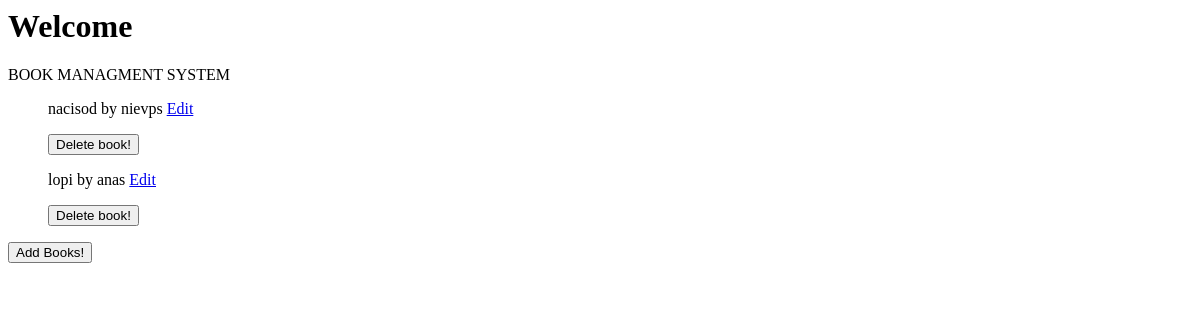
Before: / with the older database file.
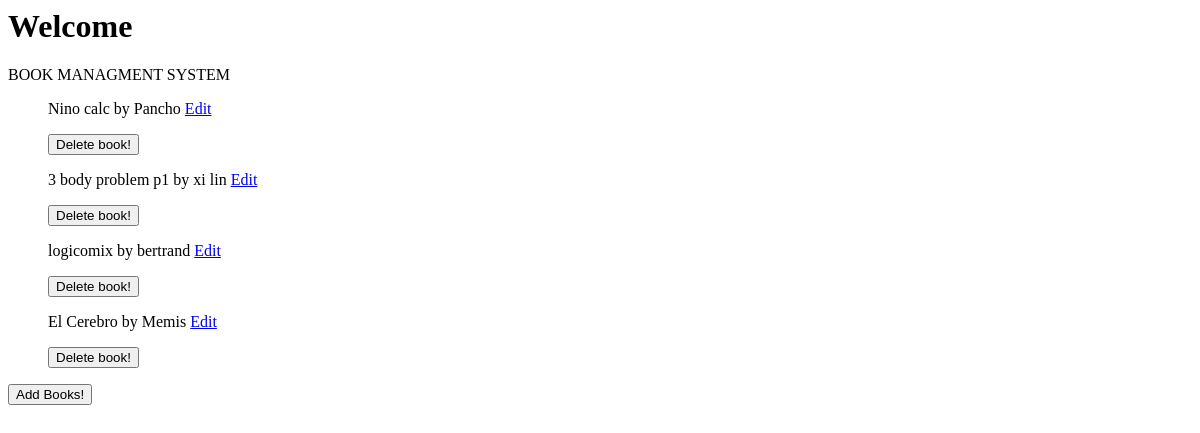
After: the same page with the newer database file.
### tables this page shows
CREATE TABLE books (
                   id INTEGER PRIMARY KEY AUTOINCREMENT,
                   title TEXT NOT NULL,
                   author TEXT NOT NULL
        );

### p1.py (the view)
@app.route('/')
def home():
    books= get_all_books()
    return render_template("index.html", books=books)

### database.py (called while the page is built)
def get_all_books():
    conn = get_connection()
    cursor = conn.cursor()
    cursor.execute("SELECT id, title, author FROM books")
    books = cursor.fetchall()
    conn.close()
    return books

def get_connection():
    conn = sqlite3.connect("books.db")
    return conn

### templates/index.html
<h1>Welcome</h1>
<p>BOOK MANAGMENT SYSTEM</p>
<ul>
    {% for boo in books %}
        <p> {{ boo[1] }} by {{boo[2]}}
            <a href="{{ url_for('edit_book', id=boo[0]) }}">
                Edit
            </a>
            <form action="{{ url_for('delete_book', id=boo[0]) }}" method="post" style="display:inline;">
                <button
                    type="submit"
                    #
                    onclick = "return confirm('Delete the book {{boo[1]}} by {{boo[2]}} ?')">
                    Delete book!
                </button>
            </form>
        </p>
    {% endfor %}
</ul>
   <button onclick="window.location.href='{{ url_for('books') }}'">
        Add Books!
    </button>

Changed rows visible on the page:
removed books: title "nacisod", author "nievps"
removed books: title "lopi", author "anas"
added books: title "Nino calc", author "Pancho"
added books: title "3 body problem p1", author "xi lin"
added books: title "logicomix", author "bertrand"
added books: title "El Cerebro", author "Memis"
